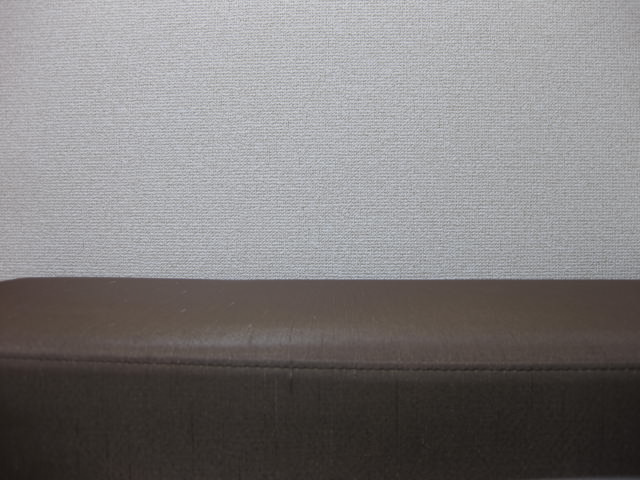
#> input picture home/home1.png, 640 x 480 px
$ python opencv_playground_2.py
#> lines starting #> are read from the running program, lines starting #| are printed output that depends on the picture
import cv2
import matplotlib.pyplot as plt
import matplotlib.animation as animation
import numpy as np

# [4 lines left out: function concat_images, not called in this run]

def crop_image_by_coordinates(base_image, vmin, vmax, hmin, hmax):
    return base_image[vmin:vmax + 1, hmin:hmax + 1, :]

# [112 lines left out: functions slice_image, create_animation, create_monos, remove_blue, binarization, red_binarization and 2 more, not called in this run]

def img_overlay(img_1, img_2):
    return cv2.cvtColor((img_2 - img_1), cv2.COLOR_BGR2RGB)

def alpha_blending(img_1, img_2):
    # transparency sum must be 1.0. The lesser the value - the more transparent the image
    return cv2.cvtColor(cv2.addWeighted(img_1, 0.7, img_2, 0.3, 0), cv2.COLOR_BGR2RGB)

def ball_main():
    img_1 = cv2.imread("home/home1.png")
#> img_1 is the input picture: shape (480, 640, 3); mean B, G, R 123.8, 123.7, 126.4
    img_2 = cv2.imread("home/home2.png")
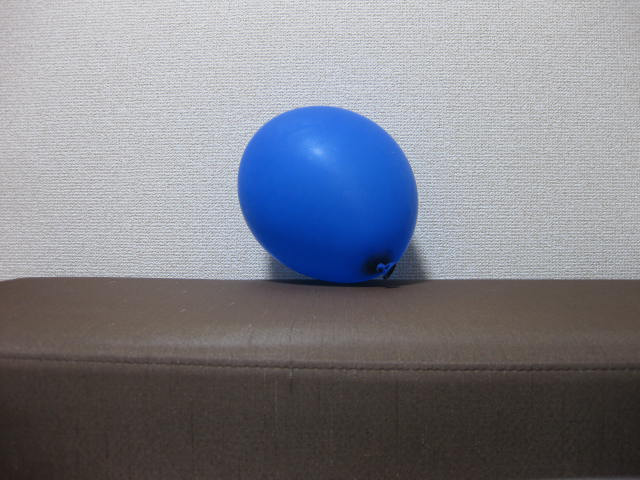
#> input picture home/home2.png, 640 x 480 px
#> img_2 is the input picture: shape (480, 640, 3); mean B, G, R 137.7, 128.8, 127.1

    plt.imshow(alpha_blending(img_1, img_2))
#> in alpha_blending, `return cv2.cvtColor(cv2.addWeighted(img_1, 0.7, img_2, 0.3, 0), cv2.CO..`:
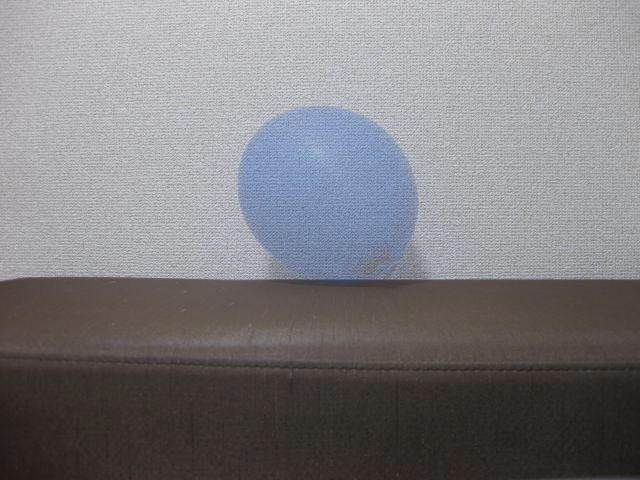
#> returned value: shape (480, 640, 3); mean R, G, B 126.6, 125.2, 128
    plt.show()

ball_main()
